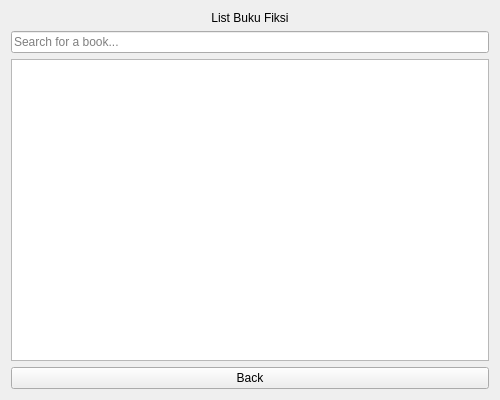
<?xml version="1.0" encoding="UTF-8"?>
<ui version="4.0">
 <class>MainWindow</class>
 <widget class="QWidget" name="MainWindow">
  <property name="geometry">
   <rect>
    <x>0</x>
    <y>0</y>
    <width>500</width>
    <height>400</height>
   </rect>
  </property>
  <property name="windowTitle">
   <string>Fiction Book Category</string>
  </property>
  <layout class="QVBoxLayout" name="verticalLayout">
   <item>
    <widget class="QLabel" name="label">
     <property name="text">
      <string>List Buku Fiksi</string>
     </property>
     <property name="alignment">
      <set>Qt::AlignmentFlag::AlignCenter</set>
     </property>
    </widget>
   </item>
   <item>
    <widget class="QLineEdit" name="searchBar">
     <property name="placeholderText">
      <string>Search for a book...</string>
     </property>
    </widget>
   </item>
   <item>
    <widget class="QListWidget" name="BukuFiksi">
     <property name="toolTip">
      <string>List of fiction books</string>
     </property>
    </widget>
   </item>
   <item>
    <widget class="QPushButton" name="backButton">
     <property name="text">
      <string>Back</string>
     </property>
    </widget>
   </item>
  </layout>
 </widget>
 <resources/>
 <connections/>
</ui>
